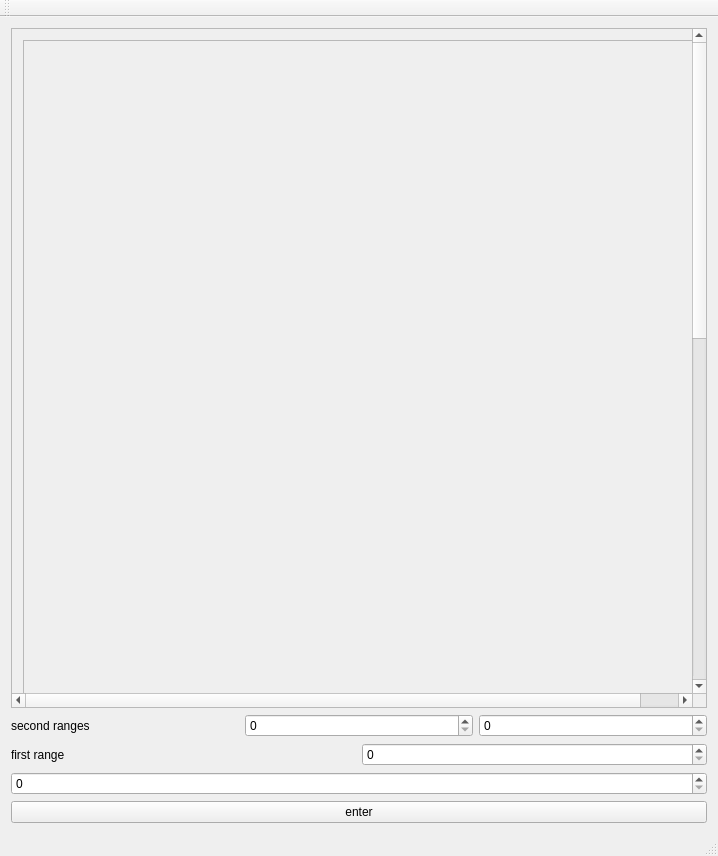
<?xml version="1.0" encoding="UTF-8"?>
<ui version="4.0">
 <class>MainWindow</class>
 <widget class="QMainWindow" name="MainWindow">
  <property name="geometry">
   <rect>
    <x>0</x>
    <y>0</y>
    <width>718</width>
    <height>856</height>
   </rect>
  </property>
  <property name="sizePolicy">
   <sizepolicy hsizetype="Preferred" vsizetype="Preferred">
    <horstretch>0</horstretch>
    <verstretch>0</verstretch>
   </sizepolicy>
  </property>
  <property name="windowTitle">
   <string>MainWindow</string>
  </property>
  <widget class="QWidget" name="centralWidget">
   <layout class="QVBoxLayout" name="verticalLayout_4">
    <item>
     <widget class="QScrollArea" name="scrollArea_3">
      <property name="sizePolicy">
       <sizepolicy hsizetype="Preferred" vsizetype="Preferred">
        <horstretch>0</horstretch>
        <verstretch>0</verstretch>
       </sizepolicy>
      </property>
      <property name="minimumSize">
       <size>
        <width>0</width>
        <height>0</height>
       </size>
      </property>
      <property name="widgetResizable">
       <bool>true</bool>
      </property>
      <widget class="QWidget" name="scrollAreaWidgetContents_3">
       <property name="geometry">
        <rect>
         <x>0</x>
         <y>-423</y>
         <width>718</width>
         <height>1424</height>
        </rect>
       </property>
       <layout class="QVBoxLayout" name="verticalLayout">
        <item>
         <widget class="QScrollArea" name="scrollArea_2">
          <property name="sizePolicy">
           <sizepolicy hsizetype="Preferred" vsizetype="Preferred">
            <horstretch>0</horstretch>
            <verstretch>0</verstretch>
           </sizepolicy>
          </property>
          <property name="minimumSize">
           <size>
            <width>700</width>
            <height>700</height>
           </size>
          </property>
          <property name="verticalScrollBarPolicy">
           <enum>Qt::ScrollBarAsNeeded</enum>
          </property>
          <property name="widgetResizable">
           <bool>true</bool>
          </property>
          <widget class="QWidget" name="scrollAreaWidgetContents">
           <property name="geometry">
            <rect>
             <x>0</x>
             <y>0</y>
             <width>698</width>
             <height>698</height>
            </rect>
           </property>
           <layout class="QVBoxLayout" name="verticalLayout_3">
            <item>
             <layout class="QHBoxLayout" name="histograms">
              <property name="spacing">
               <number>20</number>
              </property>
             </layout>
            </item>
            <item>
             <layout class="QVBoxLayout" name="verticalLayout_5">
              <item>
               <layout class="QHBoxLayout" name="rgb_histograms1"/>
              </item>
              <item>
               <layout class="QHBoxLayout" name="rgb_histograms2"/>
              </item>
             </layout>
            </item>
           </layout>
          </widget>
         </widget>
        </item>
        <item>
         <widget class="QScrollArea" name="scrollArea">
          <property name="sizePolicy">
           <sizepolicy hsizetype="Preferred" vsizetype="Preferred">
            <horstretch>0</horstretch>
            <verstretch>0</verstretch>
           </sizepolicy>
          </property>
          <property name="minimumSize">
           <size>
            <width>700</width>
            <height>700</height>
           </size>
          </property>
          <property name="widgetResizable">
           <bool>true</bool>
          </property>
          <widget class="QWidget" name="scrollAreaWidgetContents_2">
           <property name="geometry">
            <rect>
             <x>0</x>
             <y>0</y>
             <width>698</width>
             <height>698</height>
            </rect>
           </property>
           <layout class="QVBoxLayout" name="verticalLayout_2">
            <item>
             <layout class="QHBoxLayout" name="horizontalLayout">
              <item>
               <widget class="QLabel" name="image_one">
                <property name="text">
                 <string/>
                </property>
               </widget>
              </item>
              <item>
               <widget class="QLabel" name="image_two">
                <property name="text">
                 <string/>
                </property>
               </widget>
              </item>
              <item>
               <widget class="QLabel" name="image_three">
                <property name="text">
                 <string/>
                </property>
               </widget>
              </item>
              <item>
               <widget class="QLabel" name="image_four">
                <property name="text">
                 <string/>
                </property>
               </widget>
              </item>
              <item>
               <widget class="QLabel" name="image_five">
                <property name="text">
                 <string/>
                </property>
               </widget>
              </item>
              <item>
               <widget class="QLabel" name="image_six">
                <property name="text">
                 <string/>
                </property>
               </widget>
              </item>
              <item>
               <widget class="QLabel" name="image_seven">
                <property name="text">
                 <string/>
                </property>
               </widget>
              </item>
             </layout>
            </item>
           </layout>
          </widget>
         </widget>
        </item>
       </layout>
      </widget>
     </widget>
    </item>
    <item>
     <layout class="QHBoxLayout" name="horizontalLayout_2">
      <item>
       <widget class="QLabel" name="label_2">
        <property name="text">
         <string>second ranges</string>
        </property>
       </widget>
      </item>
      <item>
       <widget class="QSpinBox" name="second_range_1">
        <property name="maximum">
         <number>255</number>
        </property>
       </widget>
      </item>
      <item>
       <widget class="QSpinBox" name="second_range_2">
        <property name="maximum">
         <number>255</number>
        </property>
       </widget>
      </item>
     </layout>
    </item>
    <item>
     <layout class="QHBoxLayout" name="horizontalLayout_3">
      <item>
       <widget class="QLabel" name="label">
        <property name="text">
         <string>first range</string>
        </property>
       </widget>
      </item>
      <item>
       <widget class="QSpinBox" name="first_range">
        <property name="maximum">
         <number>255</number>
        </property>
       </widget>
      </item>
     </layout>
    </item>
    <item>
     <widget class="QSpinBox" name="radius"/>
    </item>
    <item>
     <widget class="QPushButton" name="enter">
      <property name="text">
       <string>enter</string>
      </property>
     </widget>
    </item>
   </layout>
  </widget>
  <widget class="QMenuBar" name="menuBar">
   <property name="geometry">
    <rect>
     <x>0</x>
     <y>0</y>
     <width>718</width>
     <height>21</height>
    </rect>
   </property>
  </widget>
  <widget class="QToolBar" name="mainToolBar">
   <attribute name="toolBarArea">
    <enum>TopToolBarArea</enum>
   </attribute>
   <attribute name="toolBarBreak">
    <bool>false</bool>
   </attribute>
  </widget>
  <widget class="QStatusBar" name="statusBar"/>
 </widget>
 <layoutdefault spacing="6" margin="11"/>
 <resources/>
 <connections/>
</ui>
